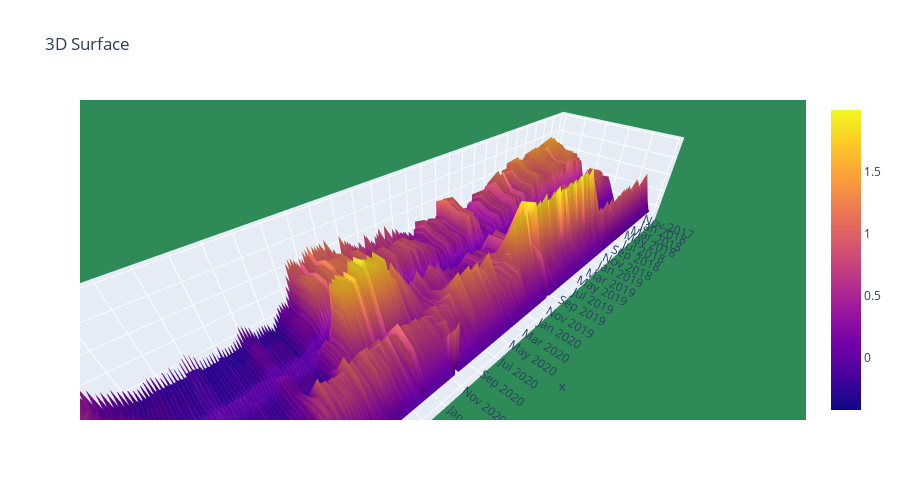

The notebook cell saved with this chart:
### Code cell
x = data.index.to_list()
z = data.values

adict = {}
index = 0
for i in range(0, len(x)):
    temp_z = z[i]
    flag = 0
    for k in range(0, len(temp_z)):
        if temp_z[k] > 2:
            flag = 1
            break
    if flag == 0:
        adict[f'x{index+1}'] = z[i].tolist()
        index += 1

df = pd.DataFrame(adict)

fig = go.Figure(data=[go.Surface(z=df.values, x=x)])

fig.update_layout(title='3D Surface', autosize=False,
                  width=900, height=500,
                  scene=dict( bgcolor="seagreen", aspectratio=dict(x=4, y=1, z=0.7), xaxis= {"nticks": 40}))
fig.update_xaxes(nticks=1)
fig.show()

### Figure 1 — Plotly figure (JSON) as saved in the notebook; plotly's stock layout.template omitted (floating-point values rounded to 4 significant figures; data arrays with more than 128 entries replaced by an {"elided": "..."} marker saying what was removed)
{"data": [{"type": "surface", "x": {"elided": "1847 str values"}, "z": {"elided": "11x1774 float values"}}], "layout": {"autosize": false, "height": 500, "scene": {"aspectratio": {"x": 4, "y": 1, "z": 0.7}, "bgcolor": "seagreen", "xaxis": {"nticks": 40}}, "title": {"text": "3D Surface"}, "width": 900, "xaxis": {"nticks": 1}}}
